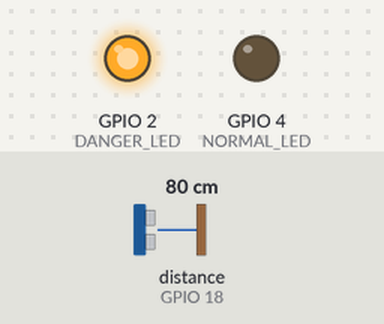
A sketch run on a simulated ESP32. On the bench: output pins drawn as LEDs (lit = HIGH). Wiring (inferred from the names in the program): ultrasonic range finder: trigger GPIO 5; echo GPIO 18. The test bench sets the inputs (shaded band); at power-on: distance to the obstacle (sensor on GPIO 18) 80 cm. The echo pulse lasts 58.3 µs per cm; WiFi joins after 1.5 s; servers stay silent unless stated; uploads are accepted with an empty reply; pins used as bus, display or sensor lines are not drawn; what the sketch prints to the serial monitor is not drawn.

Above: at 2.7 s.
2.8 s: distance to the obstacle (sensor on GPIO 18) set to 17 cm
5.8 s: distance to the obstacle (sensor on GPIO 18) set to 13 cm
At 7.9 s:
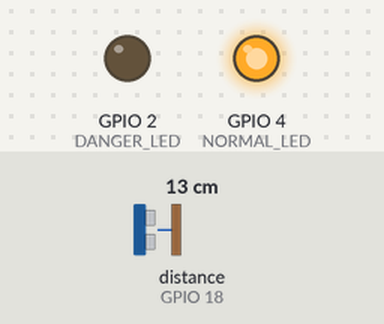
8.5 s: distance to the obstacle (sensor on GPIO 18) set to 18 cm
At 10.4 s:
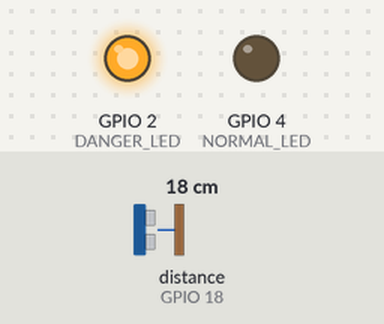
11.0 s: distance to the obstacle (sensor on GPIO 18) set to 2 cm
At 13.3 s:
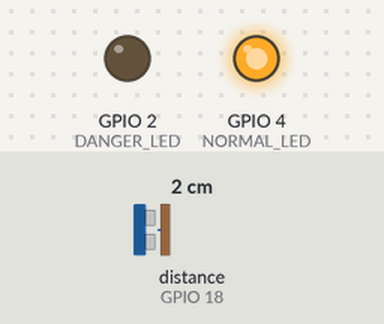
Timing chart, 0 to 14.7 s (numbered marks = the images above; inputs shaded):
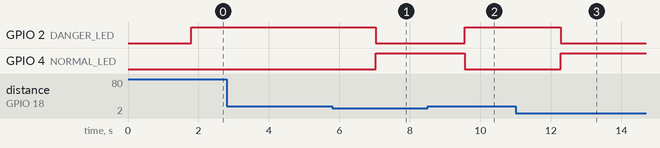

The sketch:

SenderHTML.ino
```cpp
#include <WiFi.h>
#include <HTTPClient.h>
#include <math.h>

// Replace with your home WiFi credentials
#define WIFI_SSID "simpa_coko0"
#define WIFI_PASS "147258369ssS0"

// Replace with the IP address of your receiver ESP32
// You can find this IP in the receiver's serial monitor
#define RECEIVER_IP "192.168.1.106"  // Change this to your receiver's IP
#define RECEIVER_PORT 80

// Define pins for the ultrasonic sensor connected to the ESP32
#define TRIG 5  // Trigger pin for the ultrasonic sensor
#define ECHO 18 // Echo pin for the ultrasonic sensor
#define NUM_SAMPLES 5 // Number of samples to average for more stable readings

// Define LED pins for water level indication
#define DANGER_LED 2  // LED for HIGH water level alert
#define NORMAL_LED 4  // LED for NORMAL water level

#define CONTAINER_DEPTH 30 // Depth of container in cm

// Timing variables
unsigned long lastSendTime = 0;
const unsigned long sendInterval = 5000; // Send data every 5 seconds

// WiFi connection variables
bool wifiConnected = false;
unsigned long lastWiFiCheck = 0;
const unsigned long wifiCheckInterval = 30000; // Check WiFi every 30 seconds

// HTTP client
HTTPClient http;

// Function to connect to WiFi
void connectToWiFi() {
    if (WiFi.status() != WL_CONNECTED) {
        Serial.println("Connecting to WiFi...");
        WiFi.begin(WIFI_SSID, WIFI_PASS);

        int attempts = 0;
        while (WiFi.status() != WL_CONNECTED && attempts < 20) {
            delay(500);
            Serial.print(".");
            attempts++;
        }

        if (WiFi.status() == WL_CONNECTED) {
            wifiConnected = true;
            Serial.println();
            Serial.print("Connected to WiFi! IP address: ");
            Serial.println(WiFi.localIP());
            Serial.print("Signal strength (RSSI): ");
            Serial.print(WiFi.RSSI());
            Serial.println(" dBm");
        } else {
            wifiConnected = false;
            Serial.println();
            Serial.println("Failed to connect to WiFi");
        }
    } else {
        wifiConnected = true;
    }
}

// Function to measure distance using the ultrasonic sensor
float getWaterLevel() {
    float total = 0;
    int validReadings = 0;

    for (int i = 0; i < NUM_SAMPLES; i++) {
        digitalWrite(TRIG, LOW);
        delayMicroseconds(2);
        digitalWrite(TRIG, HIGH);
        delayMicroseconds(10);
        digitalWrite(TRIG, LOW);

        long duration = pulseIn(ECHO, HIGH, 30000); // 30ms timeout
        if (duration > 0) { // Valid reading
            float distance = duration * 0.034 / 2; // Calculate distance in cm
            total += distance;
            validReadings++;
        }
        delay(50);
    }

    if (validReadings > 0) {
        return total / validReadings; // Average of valid readings
    } else {
        return 400; // Return large value if no valid readings
    }
}

// Function to send water level data to receiver
bool sendWaterLevelData(float waterLevel) {
    if (!wifiConnected) {
        Serial.println("WiFi not connected, cannot send data");
        return false;
    }

    // Calculate actual water level (distance from container bottom)
    float actualWaterLevel = 21.49 - waterLevel; // Same calculation as in receiver

    // Prepare HTTP POST request
    String serverURL = "http://" + String(RECEIVER_IP) + ":" + String(RECEIVER_PORT) + "/water_level";

    http.begin(serverURL);
    http.addHeader("Content-Type", "application/x-www-form-urlencoded");

    // Prepare POST data
    String postData = "level=" + String(actualWaterLevel, 2);

    Serial.print("Sending data to: ");
    Serial.println(serverURL);
    Serial.print("POST data: ");
    Serial.println(postData);

    // Send POST request
    int httpResponseCode = http.POST(postData);

    bool success = false;
    if (httpResponseCode > 0) {
        String response = http.getString();
        Serial.print("HTTP Response code: ");
        Serial.println(httpResponseCode);
        Serial.print("Response: ");
        Serial.println(response);

        if (httpResponseCode == 200) {
            success = true;
            Serial.println("✓ Data sent successfully!");
        }
    } else {
        Serial.print("Error on sending POST: ");
        Serial.println(httpResponseCode);
        Serial.println("Check if receiver IP address is correct");
    }

    http.end();
    return success;
}

void setup() {
    // Set the ultrasonic sensor pins as output (TRIG) and input (ECHO)
    pinMode(TRIG, OUTPUT);
    pinMode(ECHO, INPUT);

    // Initialize LED pins
    pinMode(DANGER_LED, OUTPUT);
    pinMode(NORMAL_LED, OUTPUT);

    // Initially turn both LEDs OFF
    digitalWrite(DANGER_LED, LOW);
    digitalWrite(NORMAL_LED, LOW);

    // Initialize Serial Monitor for debugging
    Serial.begin(115200);
    Serial.println();
    Serial.println("Water Level Sender - WiFi Version");
    Serial.println("=================================");

    // Set ESP32 in Wi-Fi Station mode
    WiFi.mode(WIFI_STA);

    // Connect to WiFi
    connectToWiFi();

    Serial.println("Setup completed!");
    Serial.print("Receiver IP: ");
    Serial.println(RECEIVER_IP);
    Serial.print("Send interval: ");
    Serial.print(sendInterval / 1000);
    Serial.println(" seconds");
}

void loop() {
    unsigned long currentTime = millis();

    // Check WiFi connection periodically
    if (currentTime - lastWiFiCheck >= wifiCheckInterval) {
        lastWiFiCheck = currentTime;

        if (WiFi.status() != WL_CONNECTED) {
            wifiConnected = false;
            Serial.println("WiFi connection lost, reconnecting...");
            connectToWiFi();
        } else {
            wifiConnected = true;
        }
    }

    // Measure water level distance
    float waterLevel = getWaterLevel();

    Serial.print("Water Level Distance: ");
    Serial.print(waterLevel);
    Serial.println(" cm");

    // LED control based on water level threshold
    if (waterLevel > 15) { // Adjusted threshold to 15 cm instead of 25
        digitalWrite(DANGER_LED, HIGH);
        digitalWrite(NORMAL_LED, LOW);
        Serial.println("WARNING: Water level too high! DANGER LED ON.");
    } else {
        digitalWrite(DANGER_LED, LOW);
        digitalWrite(NORMAL_LED, HIGH);
        Serial.println("Water level is normal. NORMAL LED ON.");
    }

    // Send data to receiver at specified intervals
    if (currentTime - lastSendTime >= sendInterval) {
        lastSendTime = currentTime;

        if (wifiConnected) {
            Serial.println("\n--- Sending Data ---");
            bool success = sendWaterLevelData(waterLevel);

            if (!success) {
                Serial.println("Failed to send data, will retry next cycle");
            }
            Serial.println("--- End Send ---\n");
        } else {
            Serial.println("WiFi not connected, skipping data send");
        }
    }

    delay(1000); // Wait 1 second before next measurement
}
```

Measured:
- the behaviour switches between 16 and 15 cm on distance to the obstacle (sensor on GPIO 18) (found by bisection; images 0 and 1)
- after the input at 2.8 s, every drawn part: stays the same
- after the input at 5.8 s, GPIO 2 (DANGER_LED): HIGH → LOW after 1.2 s; GPIO 4 (NORMAL_LED): LOW → HIGH after 1.2 s
- after the input at 8.5 s, GPIO 2 (DANGER_LED): LOW → HIGH after 1.1 s; GPIO 4 (NORMAL_LED): HIGH → LOW after 1.1 s
- after the input at 11.0 s, GPIO 2 (DANGER_LED): HIGH → LOW after 1.3 s; GPIO 4 (NORMAL_LED): LOW → HIGH after 1.3 s
